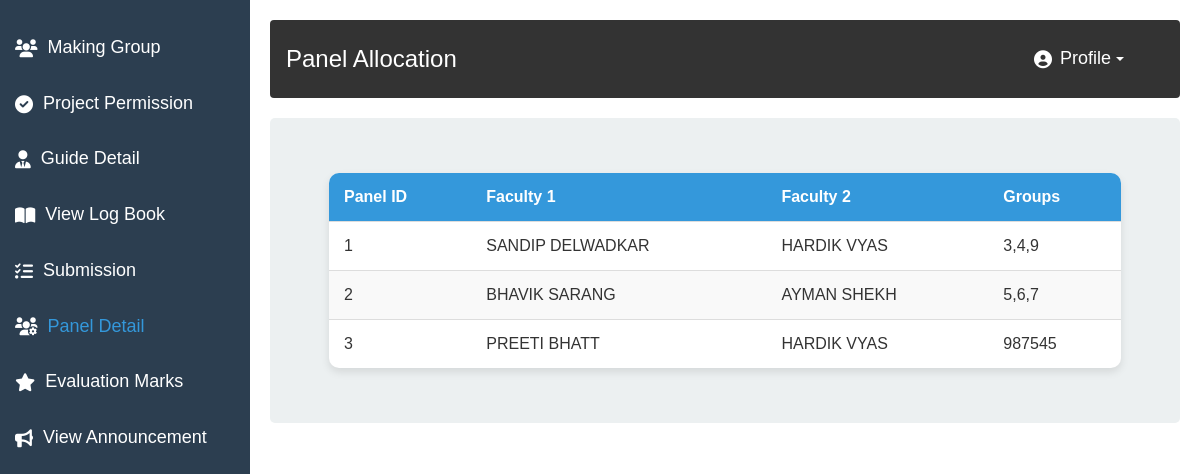
The app's page /SudentPanelDetail.php (signed in) with its own data.
### tables this page shows
CREATE TABLE `panelallocation` (
  `panelid` int(11) NOT NULL,
  `Facultyname1` varchar(50) DEFAULT NULL,
  `Facultyname2` varchar(50) DEFAULT NULL,
  `No_of_groups` varchar(40) DEFAULT NULL
);

### SudentPanelDetail.php (the view, shortened to what this page needs)
<?php
include 'connection.php';
?>
<html lang="en">
    <head>
        <link rel="stylesheet" href="https://maxcdn.bootstrapcdn.com/bootstrap/3.4.1/css/bootstrap.min.css">
        <link rel="stylesheet" href="https://maxcdn.bootstrapcdn.com/bootstrap/3.4.1/css/bootstrap.min.css">
        <link rel="stylesheet" href="https://maxcdn.bootstrapcdn.com/bootstrap/3.4.1/css/bootstrap.min.css">
        <link href="style.css" rel="stylesheet" type="text/css"/>
        <link rel="stylesheet" href="https://cdnjs.cloudflare.com/ajax/libs/font-awesome/6.0.0-beta3/css/all.min.css">
    </head>
    <body>
        <div class="sidebar">
            <a href="StudentMakeGroup.php">
                <i class="fa fa-users"></i>
                <p>Making Group</p>
            </a>
            <a href="StudentProPermission.php">
                <i class="fa fa-check-circle"></i>
                <p>Project Permission</p>
            </a>
            <a href="StudentGuideDetail.php">
                <i class="fa fa-user-tie"></i>
                <p>Guide Detail</p>
            </a>
            <a href="StudentLogBook.php">
                <i class="fa fa-book-open"></i>
                <p>View Log Book</p>
            </a>
            <a href="SudentTask.php">
                <i class="fa fa-tasks"></i>
                <p>Submission</p>
            </a>
            <a href="SudentPanelDetail.php">
                <i class="fa fa-users-cog"></i>
                <p class="addsf">Panel Detail</p>
            </a>
            <a href="StudentEvaluationMark.php">
                <i class="fa fa-star"></i>
                <p>Evaluation Marks</p>
            </a>
            <a href="StudentViewAnnouncement.php">
                <i class="fas fa-bullhorn"></i>
                <p>View Announcement</p>
            </a>
        </div>
        <div class="main-content">
            <div class="navbar">
                <h1 style="margin:0px;padding: 0px;width: 200px;">Panel Allocation</h1>
                <div class="nav-links">
                    <div class="dropdown">
                        <button class="profile-btn" class="dropdown-toggle" type="button" data-toggle="dropdown">
                            <i class="fas fa-user-circle"></i> Profile <span class="caret"></span>
                        </button>
                    </div>
                </div>
            </div>
            <?php
            $panel = "SELECT * FROM panelallocation";
            $select = mysqli_query($c, $panel);
            ?>
            <div class="section">
                <form>
                    <table class="styled-table">
                        <thead>
                            <tr>
                                <th>Panel ID</th>
                                <th>Faculty 1</th>
                                <th>Faculty 2</th>
                                <th>Groups</th>
                            </tr>
                        </thead>
                        <tbody>
                            <?php while ($row = mysqli_fetch_assoc($select)) { ?>
                                <tr>
                                    <td><?php echo htmlspecialchars($row['panelid']); ?></td>
                                    <td><?php echo htmlspecialchars($row['Facultyname1']); ?></td>
                                    <td><?php echo htmlspecialchars($row['Facultyname2']); ?></td>
                                    <td><?php echo htmlspecialchars($row['No_of_groups']); ?></td>
                                </tr>
                            <?php } ?>
                        </tbody>
                    </table>
                </form>
            </div>
        </div>
    </body>
</html>

### style.css (style rules this page uses)
* { margin: 0; padding: 0; box-sizing: border-box; }
body { font-family: Arial, sans-serif; background-color: #f4f4f4; }
.navbar { background-color: #333; color: #fff; padding: 15px; display: flex; align-items: center; }
.navbar h1 { margin-left: 20px; font-size: 24px; }
.nav-links { display: flex; margin-right: 20px; }
.sidebar { width: 250px; background-color: #2c3e50; position: fixed; height: 100%; padding-top: 20px; overflow-y: auto; }
.sidebar p { margin: 0px; padding: 0px; }
.sidebar a { padding: 15px; text-decoration: none; font-size: 18px; color: #fff; display: block; display: flex; align-items: center; }
.sidebar a i { margin-right: 10px; }
.main-content { margin-left: 250px; padding: 20px; background-color: #fff; height: 100vh; }
.section { background-color: #ecf0f1; padding: 15px; margin-bottom: 20px; border-radius: 5px; }
button { padding: 10px 15px; background-color: #2980b9; color: #fff; border: none; cursor: pointer; border-radius: 5px; }
i { font-size: 18px; }
.addsf { color: #3498DB; }
.profile-btn { background-color: transparent; color: white; border: none; padding: 10px 20px; font-size: 18px; cursor: pointer; display: flex; align-items: center; }
.profile-btn i { margin-right: 8px; }
.caret { border-top: 4px solid white; margin-left: 5px; }

### SudentPanelDetail.php (style rules this page uses)
.styled-table { width: 90%; margin: 40px auto; border-collapse: collapse; background-color: #fff; border-radius: 10px; overflow: hidden; box-shadow: 0 4px 8px rgba(0, 0, 0, 0.1); font-family: Arial, sans-serif; }
.styled-table thead tr { background-color: #3498db; color: #fff; text-align: left; font-weight: bold; }
.styled-table th, .styled-table td { padding: 15px; border-bottom: 1px solid #ddd; }
.styled-table tbody tr:nth-of-type(even) { background-color: #f9f9f9; }
.styled-table tbody tr:last-of-type td { border-bottom: none; }

### records on screen
panelallocation: panelid "1", Facultyname1 "SANDIP DELWADKAR", Facultyname2 "HARDIK VYAS", No_of_groups "3,4,9"
panelallocation: panelid "2", Facultyname1 "BHAVIK SARANG", Facultyname2 "AYMAN SHEKH", No_of_groups "5,6,7"
panelallocation: panelid "3", Facultyname1 "PREETI BHATT", Facultyname2 "HARDIK VYAS", No_of_groups "987545"
